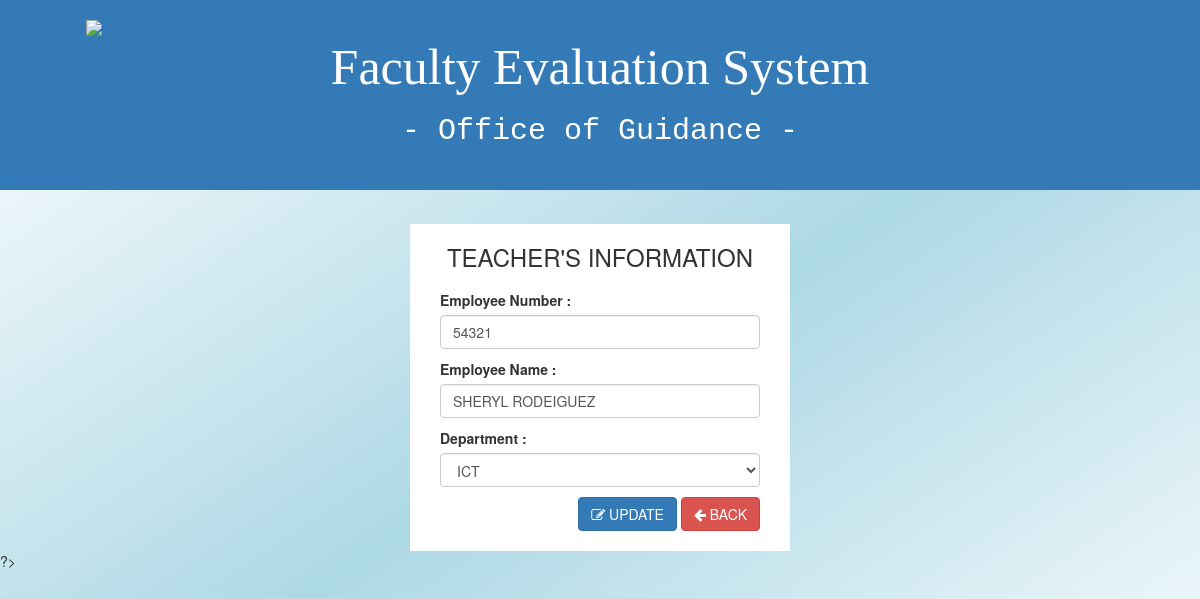
Page /functions/edit.php?edit=29 on the earlier database version.
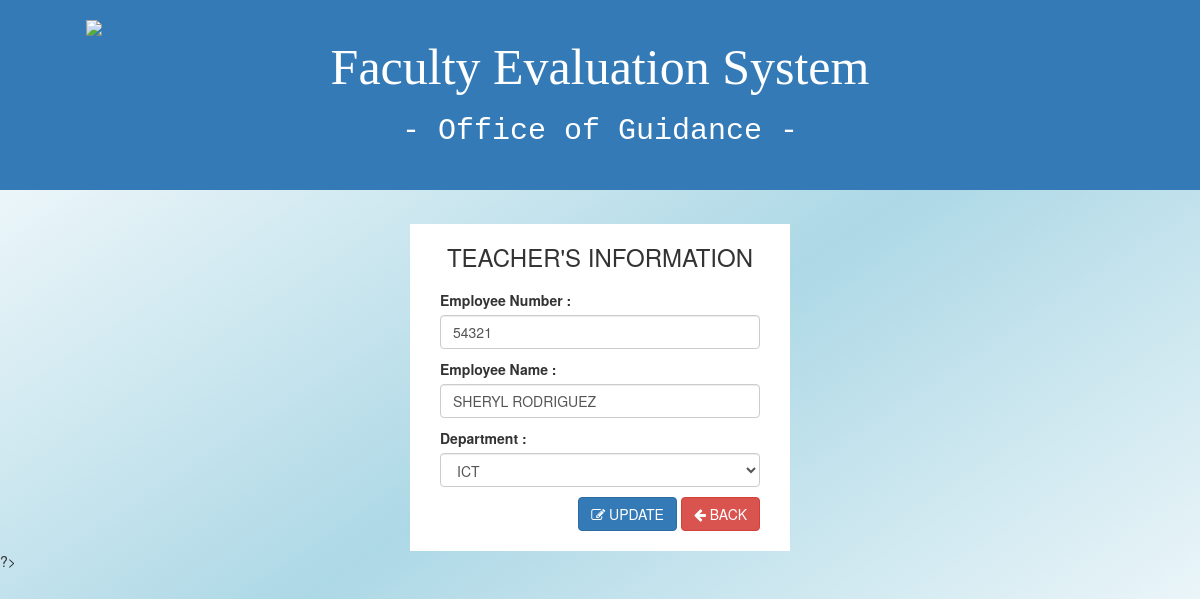
Same page on the later database version.
### tables this page shows
CREATE TABLE `teachers` (
  `id` int(11) NOT NULL,
  `emp_id` varchar(11) NOT NULL,
  `name` varchar(100) NOT NULL,
  `department` varchar(100) NOT NULL
);

### database/database.php (called while the page is built, shortened)
<?php
function connect(){
	$db = new PDO("mysql:host=localhost;dbname=scheduling_system","root","");
	return $db;
}
function teacherupdate($M_ID){
    $db = connect();
     $query = $db->prepare("SELECT * FROM teachers WHERE id = '$M_ID'");
     if($query->execute()){
         if($query->rowCount() == 1){
             return $result = $query->fetchAll();
         }
         else{
             return 0;
         }
     }
     else{
         $query->errorInfo();
     }
}
?>

### functions/edit.php (the view, shortened to what this page needs)
<?php
include '../database/database.php';
if(isset($_GET['edit'])){
$id=$_GET['edit'];
}
$data = teacherupdate($id);
        if($data){
              foreach($data as $r){
                $emp_id = $r['emp_id'];
                $name = $r['name'];
                $department = $r['department'];
              }
}
?>
<html>
<head>
  <link href="../style/bootstrap.min.css" rel="stylesheet">
  <link rel="stylesheet" href="../style/css/font-awesome.min.css" type="text/css">
  <link href="../style/master.css" rel="stylesheet">
</head>
<body style="background:linear-gradient(to bottom right,white,lightblue,white);">
  <header style="margin-bottom: 20px;">
    <div class="container-fluid bg-primary">
      <div class="row">
        <div class="container" style="padding: 20px 0px;">
          <div class="col-md-3">
            <div class="box">
                <img class="img-responsive" src="../images/logo.png">
            </div>
          </div>
          <div class="col-md-6 text-center">
              <h1 class="font"> Faculty Evaluation System </h1>
              <h1 class="font2"> - Office of Guidance - </h1>
          </div>
          <div class="col-md-3"></div>
        </div>
      </div>
    </div>
  </header>
<div class="container">
  <div class="">
    <form action="edit.php" method="POST">
      <div class="col-md-4"></div>
      <div class="col-md-4 bgwhite" style="padding: 20px 30px 20px 30px">
        <h3 align="center" style="margin: 0px 0px 20px 0px">TEACHER'S INFORMATION</h3>
        <div class="form-group">
          <label>Employee Number : </label>
          <input type="text" name="empnum" value="<?php echo $emp_id ?>"
          class="form-control botspace" size="30" height= "100" minlength="7" maxlength="7"
          title="example format: SRT-123" required style="margin-bottom: 10px;">
          <label>Employee Name : </label>
          <input type="text" name="name" value="<?php echo $name ?>"
          class="form-control botspace" required style="margin-bottom: 10px;">
          <label>Department : </label>
          <select name="dept" value="<?php echo $department ?>"
          class="form-control botspace" required style="margin-bottom: 10px;">
          <option value="<?php echo $department ?>"><?php echo $department ?></option>
          </select>
          <div class="pull-right">
            <button type="submit" name="update" class="btn btn-primary">
            <i class="fa fa-edit"></i> UPDATE</button>
            <a href="../chereg.php" class="btn btn-danger">
              <i class="fa fa-arrow-left"></i> BACK</a>
          </div>
        </div>
      </div>
      <div class="col-md-4"></div>
    </form>
  </div>
</div>
?>
</body>
</html>

Differences in the rows shown:
changed teachers "ICT": name "SHERYL RODEIGUEZ" → "SHERYL RODRIGUEZ"
